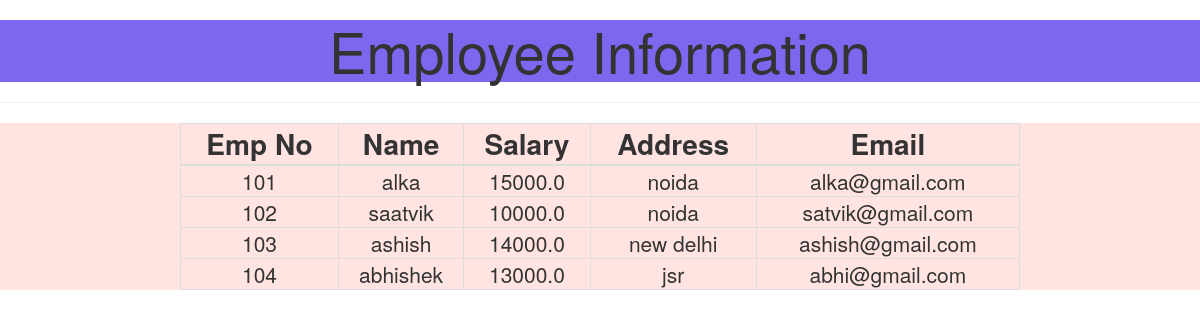
The page / on the database its author committed.
### myapp/models.py (models this page shows)
class Employee(models.Model):
    eno = models.IntegerField()
    ename = models.CharField(max_length=20)
    esal = models.FloatField()
    eaddress = models.TextField()
    email = models.EmailField()

### myapp/views.py (the view)
# urls.py: path('', views.search_all),
def search_all(request):
    emp_list = Employee.objects.all()
    d = {'emp_list': emp_list}
    return render(request, 'myapp/index.html', context=d)

### templates/myapp/index.html (shortened to what this page needs)
<!DOCTYPE html>
<html lang="en">
<head>
    <link rel="stylesheet" href="https://maxcdn.bootstrapcdn.com/bootstrap/3.4.1/css/bootstrap.min.css">
</head>
<body>
<h1 style="border-width:100%; text-align:center; font-size:4em; background-color:#7B68EE">Employee Information</h1>
<hr>
<div style="background-color:#FFE4E1">
<table class="table-bordered" border = "2" width="70%" style="text-align:center; margin-left:auto; margin-right:auto">
    <thead>
    <th style="text-align:center; font-size:2em">Emp No</th>
    <th style="text-align:center; font-size:2em">Name</th>
    <th style="text-align:center; font-size:2em">Salary</th>
    <th style="text-align:center; font-size:2em">Address</th>
    <th style="text-align:center; font-size:2em">Email</th>
    </thead>
    {% if emp_list %}
    {% for records in emp_list %}
    <tr>
        <td style="font-size:1.5em">{{records.eno}}</td>
        <td style="font-size:1.5em">{{records.ename}}</td>
        <td style="font-size:1.5em">{{records.esal}}</td>
        <td style="font-size:1.5em">{{records.eaddress}}</td>
        <td style="font-size:1.5em">{{records.email}}</td>
    </tr>
    {% endfor %}
    {% endif %}
</table>
</div>
</body>
</html>

### rows shown on the page
Employee: eno "101", ename "alka", esal "15000.0", eaddress "noida", email "alka@gmail.com"
Employee: eno "102", ename "saatvik", esal "10000.0", eaddress "noida", email "satvik@gmail.com"
Employee: eno "103", ename "ashish", esal "14000.0", eaddress "new delhi", email "ashish@gmail.com"
Employee: eno "104", ename "abhishek", esal "13000.0", eaddress "jsr", email "abhi@gmail.com"
